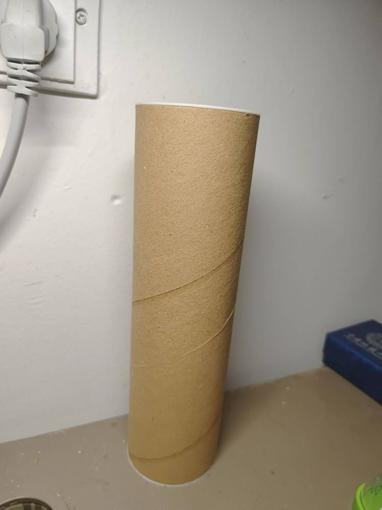
#> input picture Data_image_processing/resized_image.jpg, 382 x 510 px
$ python extrude.py
#> lines starting #> are read from the running program, lines starting #| are printed output that depends on the picture; after the words box and inside, x2 and y2 are one past the last pixel; in counts of white or black regions, pixels touching at a corner belong together
import cv2
import numpy as np

# 读取图像
image = cv2.imread('resized_image.jpg')
#> image is the input picture: shape (510, 382, 3); mean B, G, R 136.3, 151.4, 160.9

# 创建一个与图像大小相同的掩码，初始化为0 (表示背景)
mask = np.zeros(image.shape[:2], np.uint8)

# 创建前景和背景模型（这些模型由GrabCut算法使用）
bgd_model = np.zeros((1, 65), np.float64)  # 背景模型
fgd_model = np.zeros((1, 65), np.float64)  # 前景模型

# 初始化矩形框，手动定义前景区域
# 这里需要根据实际情况调整矩形框的位置和大小
rect = (50, 50, image.shape[1]-150, image.shape[0]-80)
#> rect = (50, 50, 232, 430)

# 使用GrabCut算法进行图像分割
cv2.grabCut(image, mask, rect, bgd_model, fgd_model, 10, cv2.GC_INIT_WITH_RECT)

# 将分割后的掩码转换为前景/背景掩码
mask2 = np.where((mask == 2) | (mask == 0), 0, 1).astype('uint8')

# 使用掩码提取前景
foreground = image * mask2[:, :, np.newaxis]
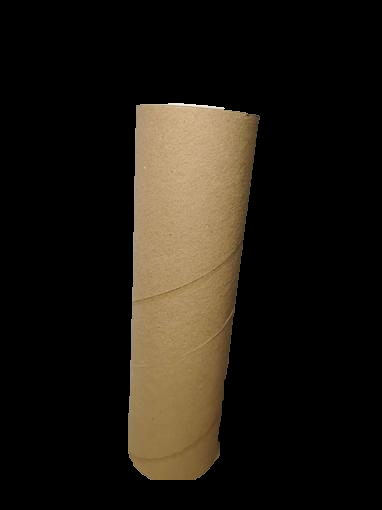
#> foreground: shape (510, 382, 3); mean B, G, R 18.1, 26.2, 31.7

# 创建背景图像，将背景部分设置为白色
background = image * (1 - mask2[:, :, np.newaxis])
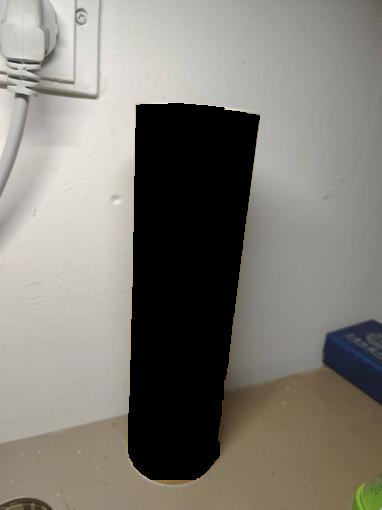
#> background: shape (510, 382, 3); mean B, G, R 118.2, 125.2, 129.2
background[np.where(background == 0)] = 255  # 背景部分设置为白色
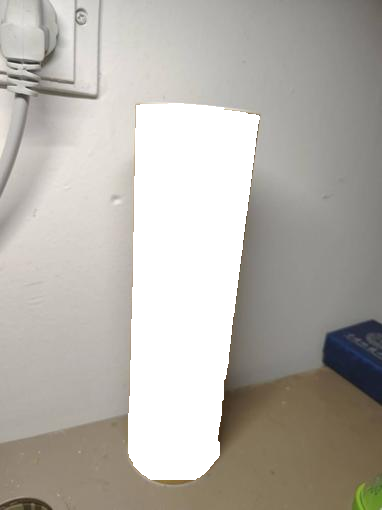
#> background: shape (510, 382, 3); 19.94% of pixels changed, all inside (x1, y1, x2, y2) = (128, 103, 260, 480)
blurred_background = cv2.GaussianBlur(background, (21, 21), 0)
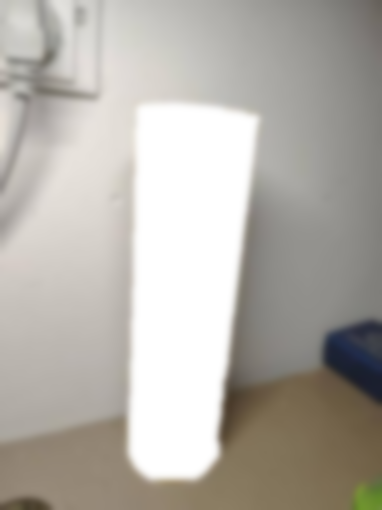
#> blurred_background: shape (510, 382, 3); mean B, G, R 169.1, 176, 180.1
final_image = foreground +blurred_background
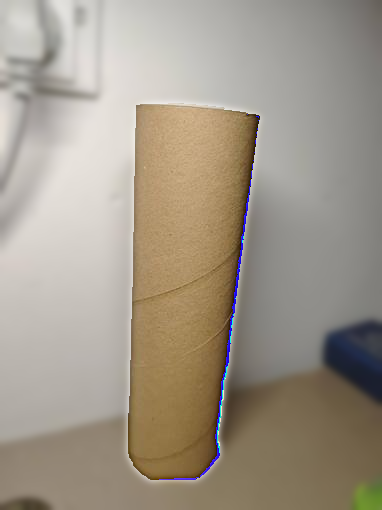
#> final_image: shape (510, 382, 3); mean B, G, R 137.2, 151.4, 160.8
# 展示结果
cv2.imshow('Original Image', image)
cv2.imshow('Foreground', foreground)

cv2.imshow('Background', blurred_background)
cv2.imshow('final_image', final_image)


cv2.waitKey(0)
cv2.destroyAllWindows()
